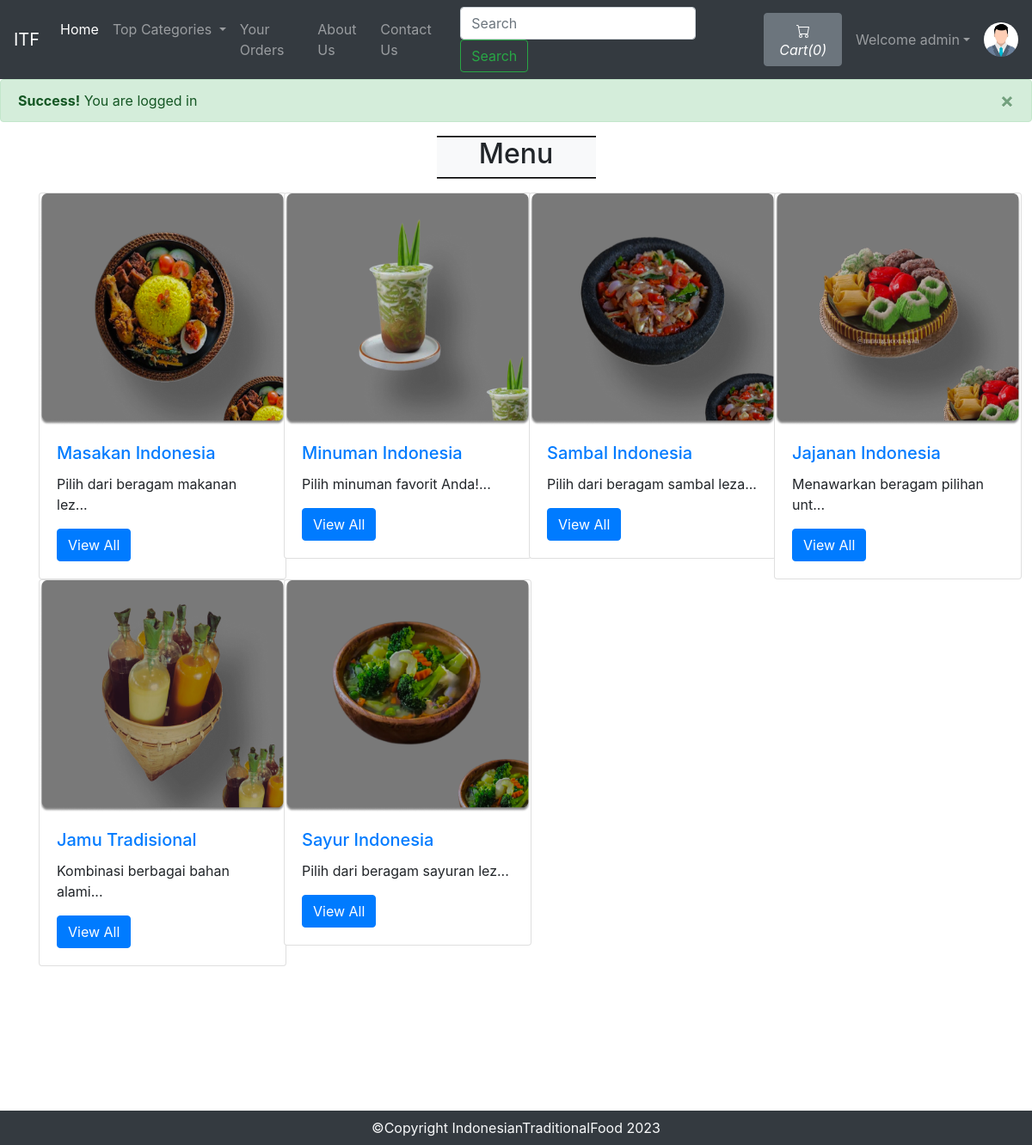
Page /index.php?loginsuccess=true (signed in) on the committed database.
### tables this page shows
CREATE TABLE `sitedetail` (
  `tempId` int(11) NOT NULL,
  `systemName` varchar(21) NOT NULL,
  `email` varchar(35) NOT NULL,
  `contact1` bigint(21) NOT NULL,
  `contact2` bigint(21) DEFAULT NULL COMMENT 'Optional',
  `address` text NOT NULL,
  `dateTime` datetime NOT NULL DEFAULT current_timestamp()
);

CREATE TABLE `categories` (
  `categorieId` int(12) NOT NULL,
  `categorieName` varchar(255) NOT NULL,
  `categorieDesc` text NOT NULL,
  `categorieCreateDate` datetime NOT NULL DEFAULT current_timestamp()
);

### index.php (the view, shortened to what this page needs)
<!doctype html>
<html lang="en">
  <head>
    <link rel="stylesheet" href="https://stackpath.bootstrapcdn.com/bootstrap/4.4.1/css/bootstrap.min.css">
    <link rel="stylesheet" href="https://use.fontawesome.com/releases/v5.8.2/css/all.css">
  </head>
<body>
  <?php include 'partials/_dbconnect.php';?>
  <?php require 'partials/_nav.php' ?>
  <div class="container my-3 mb-5">
    <div class="col-lg-2 text-center bg-light my-3" style="margin:auto;border-top: 2px groove black;border-bottom: 2px groove black;">
      <h2 class="text-center">Menu </h2>
    </div>
    <div class="row">
      <?php
        $sql = "SELECT * FROM `categories`";
        $result = mysqli_query($conn, $sql);
        while($row = mysqli_fetch_assoc($result)){
          $id = $row['categorieId'];
          $cat = $row['categorieName'];
          $desc = $row['categorieDesc'];
          echo '<div class="col-xs-3 col-sm-3 col-md-3">
                  <div class="card" style="width: 18rem;">
                    <img src="img/card-'.$id. '.jpg" class="card-img-top" alt="image for this category" width="249px" height="270px">
                    <div class="card-body">
                      <h5 class="card-title"><a href="viewFoodList.php?catid=' . $id . '">' . $cat . '</a></h5>
                      <p class="card-text">' . substr($desc, 0, 30). '... </p>
                      <a href="viewFoodList.php?catid=' . $id . '" class="btn btn-primary">View All</a>
                    </div>
                  </div>
                </div>';
        }
      ?>
    </div>
  </div>
  <br>
  <br>
  <br>
  <br>
  <br>
    <?php require 'partials/_footer.php' ?>
</body>
</html>

### partials/_nav.php (shortened to what this page needs)
<?php
if(isset($_SESSION['loggedin']) && $_SESSION['loggedin']==true){
  $loggedin= true;
  $userId = $_SESSION['userId'];
  $username = $_SESSION['username'];
}
else{
  $loggedin = false;
  $userId = 0;
}
$sql = "SELECT * FROM `sitedetail`";
$result = mysqli_query($conn, $sql);
$row = mysqli_fetch_assoc($result);
$systemName = $row['systemName'];
echo '<nav class="navbar navbar-expand-lg navbar-dark bg-dark">
      <a class="navbar-brand" href="index.php">'.$systemName.'</a>
      <button class="navbar-toggler" type="button" data-toggle="collapse" data-target="#navbarSupportedContent" aria-controls="navbarSupportedContent" aria-expanded="false" aria-label="Toggle navigation">
        <span class="navbar-toggler-icon"></span>
      </button>
      <div class="collapse navbar-collapse" id="navbarSupportedContent">
        <ul class="navbar-nav mr-auto">
          <li class="nav-item active">
            <a class="nav-link" href="index.php">Home <span class="sr-only">(current)</span></a>
          </li>
          <li class="nav-item dropdown">
            <a class="nav-link dropdown-toggle" href="#" id="navbarDropdown" role="button" data-toggle="dropdown" aria-haspopup="true" aria-expanded="false">
              Top Categories
            </a>
            <div class="dropdown-menu" aria-labelledby="navbarDropdown">';
            echo '</div>
          </li>
          <li class="nav-item">
            <a class="nav-link" href="viewOrder.php">Your Orders</a>
          </li>
          <li class="nav-item">
            <a class="nav-link" href="about.php">About Us</a>
          </li>
          <li class="nav-item">
            <a class="nav-link" href="contact.php">Contact Us</a>
          </li>
        </ul>
        <form method="get" action="/IndonesianTraditionalFood/search.php" class="form-inline my-2 my-lg-0 mx-3">
          <input class="form-control mr-sm-2" type="search" name="search" id="search" placeholder="Search" aria-label="Search" required>
          <button class="btn btn-outline-success my-2 my-sm-0" type="submit">Search</button>
        </form>';
        $countsql = "SELECT SUM(`itemQuantity`) FROM `viewcart` WHERE `userId`=$userId";
        $countresult = mysqli_query($conn, $countsql);
        $countrow = mysqli_fetch_assoc($countresult);
        $count = $countrow['SUM(`itemQuantity`)'];
        if(!$count) {
          $count = 0;
        }
        echo '<a href="viewCart.php"><button type="button" class="btn btn-secondary mx-2" title="MyCart">
          <svg xmlns="img/cart.svg" width="16" height="16" fill="currentColor" class="bi bi-cart" viewBox="0 0 16 16">
            <path d="M0 1.5A.5.5 0 0 1 .5 1H2a.5.5 0 0 1 .485.379L2.89 3H14.5a.5.5 0 0 1 .491.592l-1.5 8A.5.5 0 0 1 13 12H4a.5.5 0 0 1-.491-.408L2.01 3.607 1.61 2H.5a.5.5 0 0 1-.5-.5zM3.102 4l1.313 7h8.17l1.313-7H3.102zM5 12a2 2 0 1 0 0 4 2 2 0 0 0 0-4zm7 0a2 2 0 1 0 0 4 2 2 0 0 0 0-4zm-7 1a1 1 0 1 1 0 2 1 1 0 0 1 0-2zm7 0a1 1 0 1 1 0 2 1 1 0 0 1 0-2z"/>
          </svg>
          <i class="bi bi-cart">Cart(' .$count. ')</i>
        </button></a>';
        if($loggedin){
          echo '<ul class="navbar-nav mr-2">
            <li class="nav-item dropdown">
              <a class="nav-link dropdown-toggle" href="#" id="navbarDropdown" role="button" data-toggle="dropdown"> Welcome ' .$username. '</a>
              <div class="dropdown-menu" aria-labelledby="navbarDropdown">
                <a class="dropdown-item" href="partials/_logout.php">Logout</a>
              </div>
            </li>
          </ul>
          <div class="text-center image-size-small position-relative">
            <a href="viewProfile.php"><img src="img/person-' .$userId. '.jpg" class="rounded-circle" onError="this.src = \'img/profilePic.jpg\'" style="width:40px; height:40px"></a>
          </div>';
        }
        else {
          echo '
          <button type="button" class="btn btn-success mx-2"  data-toggle="modal" data-target="#loginModal">Login</button>
          <button type="button" class="btn btn-success mx-2"  data-toggle="modal" data-target="#signupModal">SignUp</button>';
        }
  echo '</div>
    </nav>';
    if(isset($_GET['loginsuccess']) && $_GET['loginsuccess']=="true"){
      echo '<div class="alert alert-success alert-dismissible fade show" role="alert">
              <strong>Success!</strong> You are logged in
              <button type="button" class="close" data-dismiss="alert"><span aria-hidden="true">×</span></button>
            </div>';
    }
?>

### rows in the picture
sitedetail: systemName "ITF"
categories: shows a picture, categorieName "Masakan Indonesia", categorieDesc "Pilih dari beragam makanan lez"
categories: shows a picture, categorieName "Minuman Indonesia", categorieDesc "Pilih minuman favorit Anda!"
categories: shows a picture, categorieName "Sambal Indonesia", categorieDesc "Pilih dari beragam sambal leza"
categories: shows a picture, categorieName "Jajanan Indonesia", categorieDesc "Menawarkan beragam pilihan unt"
categories: shows a picture, categorieName "Jamu Tradisional", categorieDesc "Kombinasi berbagai bahan alami"
categories: shows a picture, categorieName "Sayur Indonesia", categorieDesc "Pilih dari beragam sayuran lez"

### other values in the picture
$count "0"
$username "admin"
